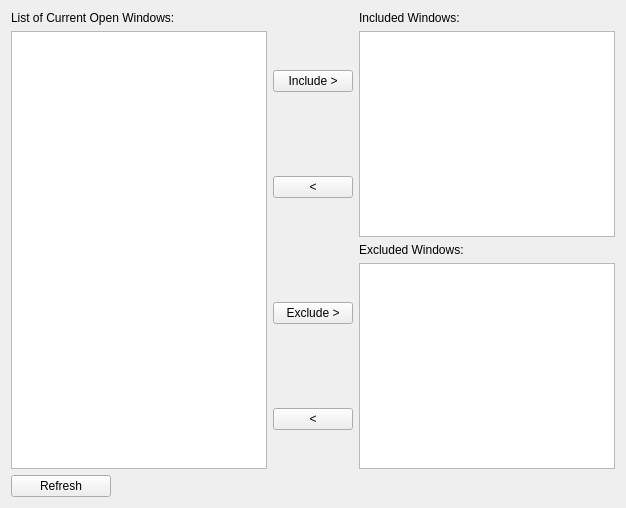
                    <widget class="QWidget" name="tab_2">
                        <attribute name="title">
                            <string>Inclusions &amp; Exclusions</string>
                        </attribute>
                        <layout class="QGridLayout" name="gridLayout" rowminimumheight="0,100,100,0,100,100,0">
                            <item row="3" column="2">
                                <widget class="QLabel" name="label_3">
                                    <property name="maximumSize">
                                        <size>
                                            <width>16777215</width>
                                            <height>20</height>
                                        </size>
                                    </property>
                                    <property name="text">
                                        <string>Excluded Windows:</string>
                                    </property>
                                </widget>
                            </item>
                            <item row="4" column="2" rowspan="2">
                                <widget class="QListWidget" name="ExclusionList">
                                    <property name="editTriggers">
                                        <set>QAbstractItemView::NoEditTriggers</set>
                                    </property>
                                    <property name="showDropIndicator" stdset="0">
                                        <bool>false</bool>
                                    </property>
                                </widget>
                            </item>
                            <item row="4" column="1">
                                <widget class="QPushButton" name="excludeButton">
                                    <property name="text">
                                        <string>Exclude &gt;</string>
                                    </property>
                                </widget>
                            </item>
                            <item row="1" column="2" rowspan="2">
                                <widget class="QListWidget" name="InclusionList">
                                    <property name="editTriggers">
                                        <set>QAbstractItemView::NoEditTriggers</set>
                                    </property>
                                    <property name="showDropIndicator" stdset="0">
                                        <bool>false</bool>
                                    </property>
                                </widget>
                            </item>
                            <item row="6" column="0">
                                <widget class="QPushButton" name="refreshButton">
                                    <property name="maximumSize">
                                        <size>
                                            <width>100</width>
                                            <height>16777215</height>
                                        </size>
                                    </property>
                                    <property name="text">
                                        <string>Refresh</string>
                                    </property>
                                </widget>
                            </item>
                            <item row="1" column="0" rowspan="5">
                                <widget class="QListWidget" name="currentWindowList">
                                    <property name="editTriggers">
                                        <set>QAbstractItemView::NoEditTriggers</set>
                                    </property>
                                    <property name="showDropIndicator" stdset="0">
                                        <bool>false</bool>
                                    </property>
                                </widget>
                            </item>
                            <item row="1" column="1">
                                <widget class="QPushButton" name="includeButton">
                                    <property name="text">
                                        <string>Include &gt;</string>
                                    </property>
                                </widget>
                            </item>
                            <item row="5" column="1">
                                <widget class="QPushButton" name="deleteExcludeButton">
                                    <property name="text">
                                        <string>&lt;</string>
                                    </property>
                                </widget>
                            </item>
                            <item row="0" column="0">
                                <widget class="QLabel" name="label_4">
                                    <property name="maximumSize">
                                        <size>
                                            <width>16777215</width>
                                            <height>20</height>
                                        </size>
                                    </property>
                                    <property name="text">
                                        <string>List of Current Open Windows:</string>
                                    </property>
                                </widget>
                            </item>
                            <item row="2" column="1">
                                <widget class="QPushButton" name="deleteIncludeButton">
                                    <property name="text">
                                        <string>&lt;</string>
                                    </property>
                                </widget>
                            </item>
                            <item row="0" column="2">
                                <widget class="QLabel" name="label_5">
                                    <property name="maximumSize">
                                        <size>
                                            <width>16777215</width>
                                            <height>20</height>
                                        </size>
                                    </property>
                                    <property name="text">
                                        <string>Included Windows:</string>
                                    </property>
                                </widget>
                            </item>
                        </layout>
                    </widget>
